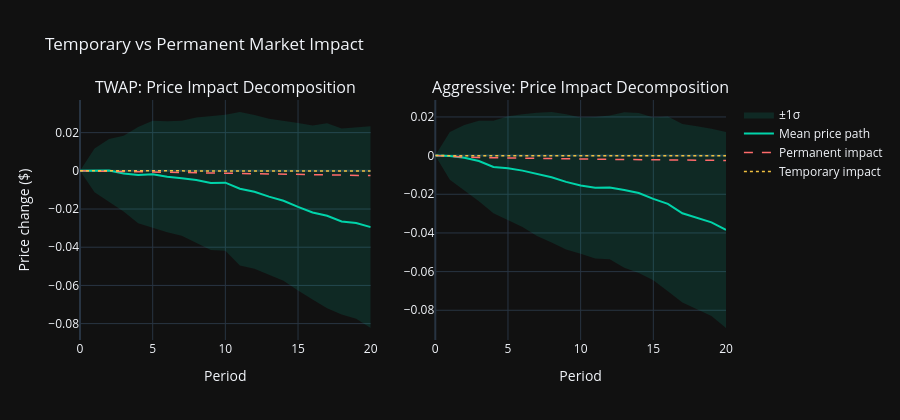

Write notebook code for a chart like this one.
### Code cell
# ── Temporary vs permanent impact decomposition ────────────────────────────────
# Visualise price path under temporary+permanent impact for TWAP vs aggressive
N_PATHS = 200

def simulate_impact_path(traj, sigma, eta, gamma, k, n_paths, seed=None):
    rng_loc = np.random.default_rng(seed)
    n       = len(traj) - 1
    v       = -np.diff(traj)                 # trades per period
    perm    = np.concatenate([[0], gamma * np.cumsum(v)])  # permanent shift
    temp    = np.concatenate([[0], eta * v**k])             # temporary shift (instantaneous)

    paths = np.zeros((n_paths, n + 1))
    for i in range(n_paths):
        noise = sigma * rng_loc.standard_normal(n)
        p     = np.zeros(n + 1)
        for t in range(1, n + 1):
            p[t] = p[t-1] + noise[t-1] - perm[t] - temp[t]
        paths[i] = p
    return paths, perm, temp

twap_paths, twap_perm, twap_temp = simulate_impact_path(
    twap_traj, SIGMA, ETA, GAMMA, K_EXP, N_PATHS, seed=1)
aggr_paths, aggr_perm, aggr_temp = simulate_impact_path(
    vwap_traj, SIGMA, ETA, GAMMA, K_EXP, N_PATHS, seed=2)

fig = ps.make_subplots(rows=1, cols=2, horizontal_spacing=0.10,
    subplot_titles=['TWAP: Price Impact Decomposition',
                    'Aggressive: Price Impact Decomposition'])

t_ax = np.arange(N + 1)
for paths, perm, temp, col in [(twap_paths, twap_perm, twap_temp, 1),
                                 (aggr_paths, aggr_perm, aggr_temp, 2)]:
    mean_path = paths.mean(axis=0)
    std_path  = paths.std(axis=0)
    fig.add_trace(go.Scatter(
        x=np.concatenate([t_ax, t_ax[::-1]]),
        y=np.concatenate([mean_path + std_path, (mean_path - std_path)[::-1]]),
        fill='toself', fillcolor='rgba(0,212,170,0.12)', line_color='rgba(0,0,0,0)',
        name='±1σ', showlegend=(col == 1)), row=1, col=col)
    fig.add_trace(go.Scatter(x=t_ax, y=mean_path, mode='lines',
        name='Mean price path', line=dict(color='#00d4aa', width=2),
        showlegend=(col == 1)), row=1, col=col)
    fig.add_trace(go.Scatter(x=t_ax, y=-perm, mode='lines',
        name='Permanent impact', line=dict(color='#ff6b6b', dash='dash', width=1.5),
        showlegend=(col == 1)), row=1, col=col)
    fig.add_trace(go.Scatter(x=t_ax, y=-temp, mode='lines',
        name='Temporary impact', line=dict(color='#f0c040', dash='dot', width=1.5),
        showlegend=(col == 1)), row=1, col=col)

fig.update_layout(template='plotly_dark', height=420,
    title='Temporary vs Permanent Market Impact')
fig.update_xaxes(title_text='Period', row=1, col=1)
fig.update_xaxes(title_text='Period', row=1, col=2)
fig.update_yaxes(title_text='Price change ($)', row=1, col=1)
fig.show()

print('Aggressive: high temporary spike early, larger permanent shift')
print('TWAP: smaller temporary impact each period, same permanent impact (same total shares)')

### Figure 1 — Plotly figure (JSON) as saved in the notebook; plotly's stock layout.template omitted (floating-point values rounded to 4 significant figures)
{"data": [{"fill": "toself", "fillcolor": "rgba(0,212,170,0.12)", "line": {"color": "rgba(0,0,0,0)"}, "name": "±1σ", "showlegend": true, "type": "scatter", "x": [0, 1, 2, 3, 4, 5, 6, 7, 8, 9, 10, 11, 12, 13, 14, 15, 16, 17, 18, 19, 20, 20, 19, 18, 17, 16, 15, 14, 13, 12, 11, 10, 9, 8, 7, 6, 5, 4, 3, 2, 1, 0], "xaxis": "x", "y": [0, 0.01175, 0.01667, 0.01837, 0.02295, 0.02628, 0.02596, 0.02624, 0.02793, 0.02871, 0.02941, 0.0308, 0.02925, 0.0272, 0.02627, 0.02499, 0.02368, 0.02487, 0.02218, 0.02281, 0.02332, -0.0823, -0.07752, -0.07526, -0.07199, -0.06734, -0.06272, -0.0576, -0.05423, -0.05125, -0.04955, -0.04181, -0.04142, -0.03747, -0.03394, -0.03214, -0.02994, -0.02743, -0.02126, -0.01642, -0.01127, 0], "yaxis": "y"}, {"line": {"color": "#00d4aa", "width": 2}, "mode": "lines", "name": "Mean price path", "showlegend": true, "type": "scatter", "x": [0, 1, 2, 3, 4, 5, 6, 7, 8, 9, 10, 11, 12, 13, 14, 15, 16, 17, 18, 19, 20], "xaxis": "x", "y": [0, 0.0002397, 0.0001234, -0.001443, -0.00224, -0.001827, -0.003091, -0.00385, -0.00477, -0.006357, -0.006199, -0.009371, -0.011, -0.01351, -0.01566, -0.01887, -0.02183, -0.02356, -0.02654, -0.02735, -0.02949], "yaxis": "y"}, {"line": {"color": "#ff6b6b", "dash": "dash", "width": 1.5}, "mode": "lines", "name": "Permanent impact", "showlegend": true, "type": "scatter", "x": [0, 1, 2, 3, 4, 5, 6, 7, 8, 9, 10, 11, 12, 13, 14, 15, 16, 17, 18, 19, 20], "xaxis": "x", "y": [0, -0.000125, -0.00025, -0.000375, -0.0005, -0.000625, -0.00075, -0.000875, -0.001, -0.001125, -0.00125, -0.001375, -0.0015, -0.001625, -0.00175, -0.001875, -0.002, -0.002125, -0.00225, -0.002375, -0.0025], "yaxis": "y"}, {"line": {"color": "#f0c040", "dash": "dot", "width": 1.5}, "mode": "lines", "name": "Temporary impact", "showlegend": true, "type": "scatter", "x": [0, 1, 2, 3, 4, 5, 6, 7, 8, 9, 10, 11, 12, 13, 14, 15, 16, 17, 18, 19, 20], "xaxis": "x", "y": [0, -4.143e-05, -4.143e-05, -4.143e-05, -4.143e-05, -4.143e-05, -4.143e-05, -4.143e-05, -4.143e-05, -4.143e-05, -4.143e-05, -4.143e-05, -4.143e-05, -4.143e-05, -4.143e-05, -4.143e-05, -4.143e-05, -4.143e-05, -4.143e-05, -4.143e-05, -4.143e-05], "yaxis": "y"}, {"fill": "toself", "fillcolor": "rgba(0,212,170,0.12)", "line": {"color": "rgba(0,0,0,0)"}, "name": "±1σ", "showlegend": false, "type": "scatter", "x": [0, 1, 2, 3, 4, 5, 6, 7, 8, 9, 10, 11, 12, 13, 14, 15, 16, 17, 18, 19, 20, 20, 19, 18, 17, 16, 15, 14, 13, 12, 11, 10, 9, 8, 7, 6, 5, 4, 3, 2, 1, 0], "xaxis": "x2", "y": [0, 0.01221, 0.01583, 0.01798, 0.01807, 0.02042, 0.02144, 0.02222, 0.02256, 0.02142, 0.01974, 0.01998, 0.02069, 0.02244, 0.022, 0.01975, 0.02027, 0.01633, 0.01519, 0.01392, 0.01223, -0.08917, -0.08302, -0.07956, -0.07594, -0.07015, -0.06447, -0.06073, -0.05799, -0.05357, -0.05319, -0.05071, -0.04861, -0.04493, -0.04156, -0.03697, -0.03345, -0.02975, -0.02358, -0.01807, -0.01253, 0], "yaxis": "y2"}, {"line": {"color": "#00d4aa", "width": 2}, "mode": "lines", "name": "Mean price path", "showlegend": false, "type": "scatter", "x": [0, 1, 2, 3, 4, 5, 6, 7, 8, 9, 10, 11, 12, 13, 14, 15, 16, 17, 18, 19, 20], "xaxis": "x2", "y": [0, -0.0001594, -0.001117, -0.002799, -0.005841, -0.006516, -0.007767, -0.009671, -0.01119, -0.01359, -0.01549, -0.01661, -0.01644, -0.01778, -0.01936, -0.02236, -0.02494, -0.0298, -0.03219, -0.03455, -0.03847], "yaxis": "y2"}, {"line": {"color": "#ff6b6b", "dash": "dash", "width": 1.5}, "mode": "lines", "name": "Permanent impact", "showlegend": false, "type": "scatter", "x": [0, 1, 2, 3, 4, 5, 6, 7, 8, 9, 10, 11, 12, 13, 14, 15, 16, 17, 18, 19, 20], "xaxis": "x2", "y": [0, -0.000559, -0.0007906, -0.0009682, -0.001118, -0.00125, -0.001369, -0.001479, -0.001581, -0.001677, -0.001768, -0.001854, -0.001936, -0.002016, -0.002092, -0.002165, -0.002236, -0.002305, -0.002372, -0.002437, -0.0025], "yaxis": "y2"}, {"line": {"color": "#f0c040", "dash": "dot", "width": 1.5}, "mode": "lines", "name": "Temporary impact", "showlegend": false, "type": "scatter", "x": [0, 1, 2, 3, 4, 5, 6, 7, 8, 9, 10, 11, 12, 13, 14, 15, 16, 17, 18, 19, 20], "xaxis": "x2", "y": [0, -0.0001018, -5.997e-05, -5.116e-05, -4.618e-05, -4.28e-05, -4.029e-05, -3.831e-05, -3.67e-05, -3.534e-05, -3.418e-05, -3.317e-05, -3.227e-05, -3.148e-05, -3.076e-05, -3.011e-05, -2.951e-05, -2.896e-05, -2.845e-05, -2.798e-05, -2.754e-05], "yaxis": "y2"}], "layout": {"annotations": [{"font": {"size": 16}, "showarrow": false, "text": "TWAP: Price Impact Decomposition", "x": 0.225, "xanchor": "center", "xref": "paper", "y": 1, "yanchor": "bottom", "yref": "paper"}, {"font": {"size": 16}, "showarrow": false, "text": "Aggressive: Price Impact Decomposition", "x": 0.775, "xanchor": "center", "xref": "paper", "y": 1, "yanchor": "bottom", "yref": "paper"}], "height": 420, "title": {"text": "Temporary vs Permanent Market Impact"}, "xaxis": {"anchor": "y", "domain": [0, 0.45], "title": {"text": "Period"}}, "xaxis2": {"anchor": "y2", "domain": [0.55, 1], "title": {"text": "Period"}}, "yaxis": {"anchor": "x", "domain": [0, 1], "title": {"text": "Price change ($)"}}, "yaxis2": {"anchor": "x2", "domain": [0, 1]}}}
